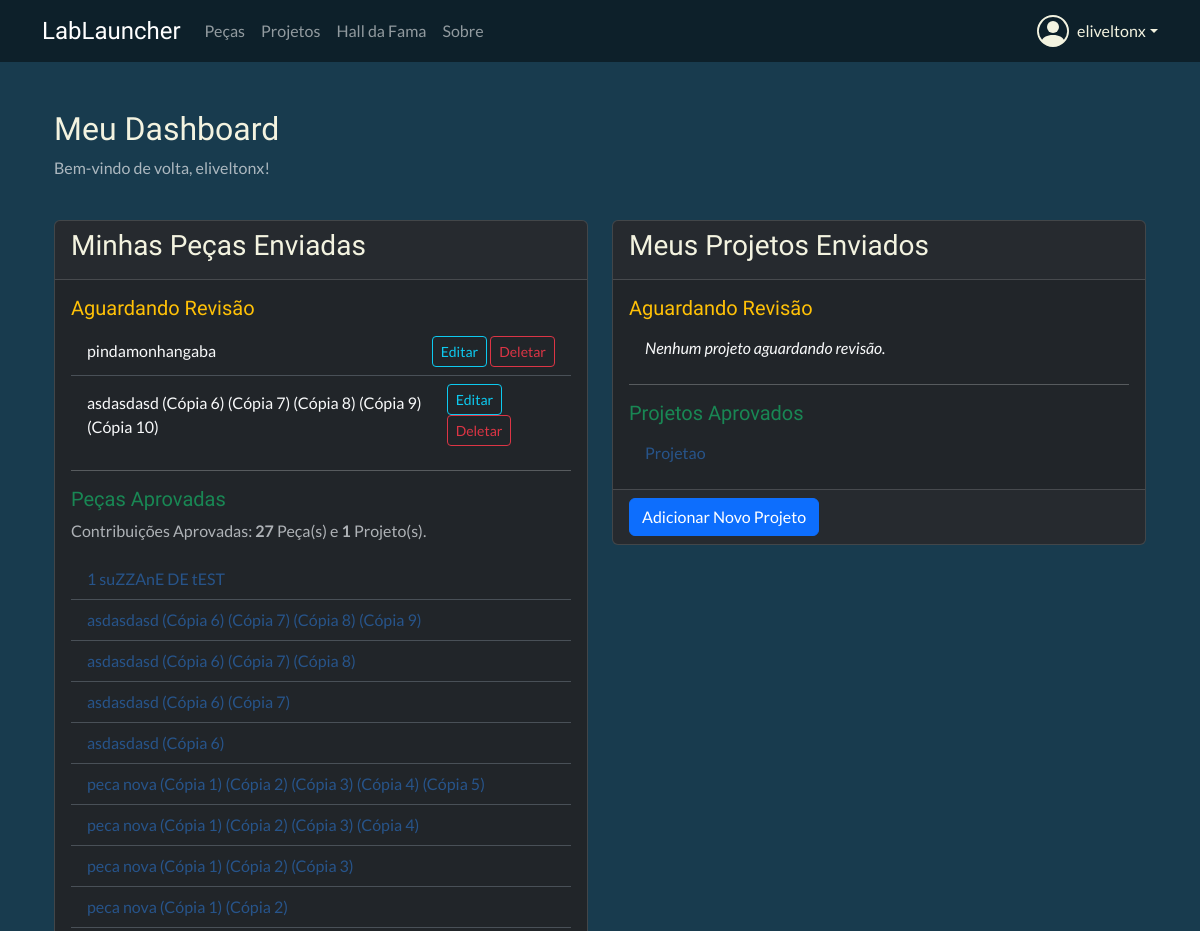
Page /dashboard/ (signed in, upper part) on the earlier database version.
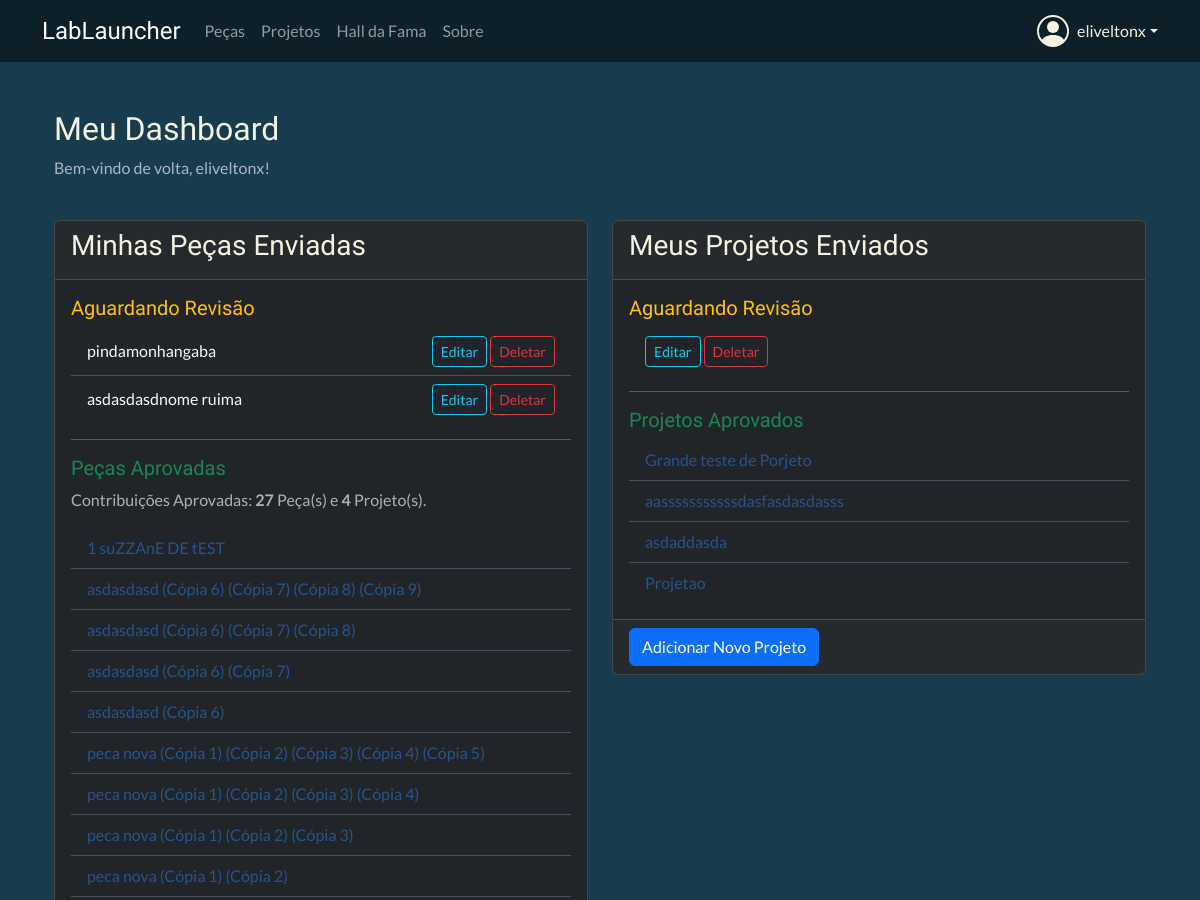
Same page on the later database version.
### catalog/models.py (models this page shows, shortened)
class Part(models.Model):
    STATUS_CHOICES = (('in_review', 'Em Revisão'), ('approved', 'Aprovado'), ('rejected', 'Rejeitado'))
    thumbnail = models.ImageField(
        upload_to='part_thumbnails/', # Pasta dentro de 'media' onde as imagens serão salvas
        storage=storage_para_usar,
        verbose_name='Thumbnail',
        null=True, # O campo é opcional
        blank=True # O campo pode ser deixado em branco no formulário
    )
    is_hall_of_fame = models.BooleanField(default=False, verbose_name="Destaque (Hall da Fama)")
    name = models.CharField(max_length=200, verbose_name='Nome da Peça')
    description = models.TextField(verbose_name='Descrição')
    category = models.ForeignKey(Category, on_delete=models.SET_NULL, null=True, verbose_name='Categoria')
    author = models.ForeignKey(settings.AUTH_USER_MODEL, on_delete=models.SET_NULL, null=True, verbose_name='Autor')
    stl_file = models.FileField(upload_to='parts_stl/', storage=storage_para_usar, verbose_name='Arquivo STL')
    status = models.CharField(max_length=10, choices=STATUS_CHOICES, default='in_review', verbose_name='Status')
    created_at = models.DateTimeField(auto_now_add=True, verbose_name='Data de Criação')
    updated_at = models.DateTimeField(auto_now=True, verbose_name='Última Atualização')
    class Meta:
        verbose_name = 'Peça'
        verbose_name_plural = 'Peças'
        ordering = ['-created_at']

class Project(models.Model):
    STATUS_CHOICES = (('in_review', 'Em Revisão'), ('approved', 'Aprovado'), ('rejected', 'Rejeitado'))
    thumbnail = models.ImageField(
        upload_to='part_thumbnails/', # Pasta dentro de 'media' onde as imagens serão salvas
        storage=storage_para_usar,
        verbose_name='Thumbnail',
        null=True, # O campo é opcional
        blank=True # O campo pode ser deixado em branco no formulário
    )
    is_hall_of_fame = models.BooleanField(default=False, verbose_name="Destaque (Hall da Fama)")
    title = models.CharField(max_length=255, verbose_name='Título do Projeto')
    description = RichTextUploadingField(verbose_name='Descrição Detalhada')
    author = models.ForeignKey(settings.AUTH_USER_MODEL, on_delete=models.SET_NULL, null=True, verbose_name='Autor')
    category = models.ForeignKey(Category, on_delete=models.SET_NULL, null=True, verbose_name='Categoria')
    parts_used = models.ManyToManyField(Part, blank=True, verbose_name='Peças Utilizadas')
    status = models.CharField(max_length=10, choices=STATUS_CHOICES, default='in_review', verbose_name='Status')
    created_at = models.DateTimeField(auto_now_add=True, verbose_name='Data de Criação')
    updated_at = models.DateTimeField(auto_now=True, verbose_name='Última Atualização')
    class Meta:
        verbose_name = 'Projeto'
        verbose_name_plural = 'Projetos'
        ordering = ['-created_at']

### pages/views.py (the view)
# urls.py: path('dashboard/', dashboard_view, name='dashboard'), # <-- Adicione esta linha
@login_required # Garante que apenas usuários logados acessem esta página
def dashboard_view(request):
    user_parts = Part.objects.filter(author=request.user).order_by('-created_at')
    user_projects = Project.objects.filter(author=request.user).order_by('-created_at')
    context = {
        'parts_in_review': user_parts.filter(status='in_review'),
        'parts_approved': user_parts.filter(status='approved'),
        'parts_approved_count': user_parts.filter(status='approved').count(),
        'parts_rejected': user_parts.filter(status='rejected'),
        'projects_in_review': user_projects.filter(status='in_review'),
        'projects_approved': user_projects.filter(status='approved'),
        'projects_approved_count': user_projects.filter(status='approved').count(),
        'projects_rejected': user_projects.filter(status='rejected'),
    }
    return render(request, 'pages/dashboard.html', context)

### pages/templates/pages/dashboard.html (shortened to what the changed rows need)
{% extends "base.html" %}
{% block content %}
<div class="container mt-4">
    <div class="row mb-4">
        <div class="col-md-8">
            <h2>Meu Dashboard</h2>
        </div>
    </div>
    <div class="row">
        <div class="col-md-6 mb-4">
            <div class="card bg-dark text-light">
                <div class="card-body">
                    <ul class="list-group list-group-flush">
                        {% for part in parts_in_review %}
                            <li class="list-group-item bg-dark text-light d-flex justify-content-between align-items-center">
                                {{ part.name }}
                                <span>
                                    <a href="{% url 'catalog:part-edit' part.pk %}" class="btn btn-sm btn-outline-info">Editar</a>
                                    <a href="{% url 'catalog:part-delete' part.pk %}" class="btn btn-sm btn-outline-danger">Deletar</a>
                                </span>
                            </li>
                        {% empty %}
                            <li class="list-group-item bg-dark text-light fst-italic">Nenhuma peça aguardando revisão.</li>
                        {% endfor %}
                    </ul>
                    <p class="text-muted">
                        Contribuições Aprovadas:
                        <strong>{{ parts_approved_count }}</strong> Peça(s) e <strong>{{ projects_approved_count }}</strong> Projeto(s).
                    </p>
                    <ul class="list-group list-group-flush">
                        {% for part in parts_approved %}
                            <li class="list-group-item bg-dark text-light"><a href="{% url 'catalog:part-detail' part.pk %}">{{ part.name }}</a></li>
                        {% empty %}
                            <li class="list-group-item bg-dark text-light fst-italic">Nenhuma peça aprovada ainda.</li>
                        {% endfor %}
                    </ul>
                </div>
            </div>
        </div>
        <div class="col-md-6 mb-4">
            <div class="card bg-dark text-light">
                <div class="card-body">
                    <ul class="list-group list-group-flush">
                        {% for project in projects_in_review %}
                            <li class="list-group-item bg-dark text-light d-flex justify-content-between align-items-center">
                                <span>
                                    <a href="{% url 'catalog:project-edit' project.pk %}" class="btn btn-sm btn-outline-info">Editar</a>
                                    <a href="{% url 'catalog:project-delete' project.pk %}" class="btn btn-sm btn-outline-danger">Deletar</a>
                                </span>
                            </li>
                        {% empty %}
                            <li class="list-group-item bg-dark text-light fst-italic">Nenhum projeto aguardando revisão.</li>
                        {% endfor %}
                    </ul>
                    <ul class="list-group list-group-flush">
                        {% for project in projects_approved %}
                            <li class="list-group-item bg-dark text-light"><a href="{% url 'catalog:project-detail' project.pk %}">{{ project.title }}</a></li>
                        {% empty %}
                            <li class="list-group-item bg-dark text-light fst-italic">Nenhum projeto aprovado ainda.</li>
                        {% endfor %}
                    </ul>
                </div>
            </div>
        </div>
    </div>
</div>
{% endblock %}

Differences in the rows shown:
changed Part: name "asdasdasd (Cópia 6) (Cópia 7) (Cópia 8) (Cópia 9) (Cópia 10)" → "asdasdasdnome ruima"
added Project: title "Grande teste de Porjeto", shown under "Projetos Aprovados"
added Project: title "aasssssssssssdasfasdasdasss", shown under "Projetos Aprovados"
added Project: title "asdaddasda", shown under "Projetos Aprovados"
Other differences:
{{ projects_approved_count }}: "1" → "4"
text no longer shown: "Nenhum projeto aguardando revisão."
